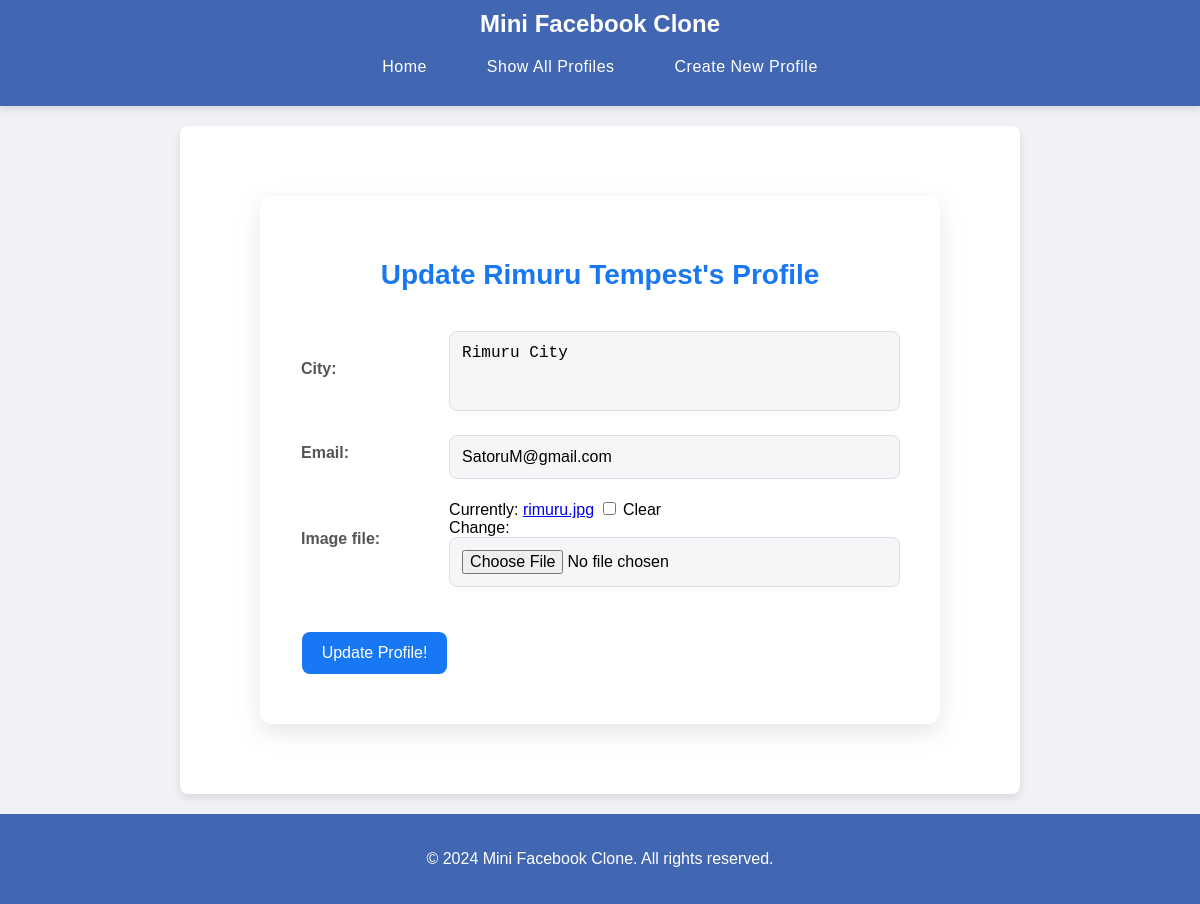
The page /mini_fb/profile/1/update on the database its author committed.
### mini_fb/models.py (models this page shows, shortened)
class Profile(models.Model):
    first_name = models.TextField(blank=False)
    last_name = models.TextField(blank=False)
    city = models.TextField(blank=False)
    email = models.EmailField(blank=False, null=True, unique=True)
    image_file = models.ImageField(blank=True)

### mini_fb/views.py (the view, shortened to what this page needs)
# urls.py: path(r'profile/<int:pk>/update', views.UpdateProfileView.as_view(), name="update_profile"),
class UpdateProfileView(UpdateView):
    form_class = UpdateProfileForm
    template_name = "mini_fb/update_profile_form.html"
    model = Profile

### mini_fb/forms.py
class UpdateProfileForm(forms.ModelForm):
    class Meta:
        model = Profile
        fields = ['city', 'email', 'image_file']

### mini_fb/templates/mini_fb/update_profile_form.html (shortened to what this page needs)
{% extends 'mini_fb/base.html' %}
{% block content %}
<div class="form-container">
    <h2 class="form-title">Update {{ profile.first_name }} {{ profile.last_name }}'s Profile</h2>
    <form method="POST" enctype="multipart/form-data" class="profile-form">
        <table>
            {% for field in form %}
            <tr>
                <th>{{ field.label_tag }}</th>
                <td>{{ field }}</td>
            </tr>
            {% endfor %}
            <tr>
                <td colspan="2" class="form-actions">
                    <input type="submit" name="update_profile" value="Update Profile!" class="submit-btn">
                </td>
            </tr>
        </table>
    </form>
</div>
{% endblock %}

### mini_fb/templates/mini_fb/base.html (style rules this page uses)
body { font-family: 'Helvetica Neue', Arial, sans-serif; margin: 0; padding: 0; background-color: #f4f4f4; }

### mini_fb/templates/mini_fb/update_profile_form.html (style rules this page uses)
body { background-color: #f0f2f5; font-family: 'Arial', sans-serif; }
.form-container { max-width: 600px; margin: 50px auto; padding: 40px; background-color: #ffffff; border-radius: 12px; box-shadow: 0px 8px 24px rgba(0, 0, 0, 0.1); }
.form-title { text-align: center; color: #1877f2; font-size: 28px; margin-bottom: 30px; font-weight: bold; }
.profile-form { display: flex; flex-direction: column; gap: 20px; }
.profile-form table { width: 100%; border-spacing: 0; border-collapse: collapse; }
.profile-form th { text-align: left; font-size: 16px; color: #555; padding-bottom: 10px; }
.profile-form td { padding: 10px 0; }
.profile-form input[type="text"], .profile-form input[type="email"], .profile-form input[type="url"], .profile-form textarea, .profile-form input[type="file"] { width: 100%; padding: 12px; border: 1px solid #dcdfe6; border-radius: 8px; background-color: #f5f6f7; font-size: 16px; transition: border-color 0.3s ease; box-sizing: border-box; }
.profile-form textarea { height: 80px; resize: none; }
.form-actions { display: flex; justify-content: center; margin-top: 25px; }
.submit-btn { padding: 12px 20px; border: none; border-radius: 8px; font-size: 16px; cursor: pointer; transition: background-color 0.3s ease; background-color: #1877f2; color: white; text-align: center; }

### rows shown on the page
Profile: first_name "Rimuru", last_name "Tempest", form "Rimuru City" "SatoruM@gmail.com"

### other values the page prints
{{ field.label_tag }} "City:" "Email:" "Image file:"
